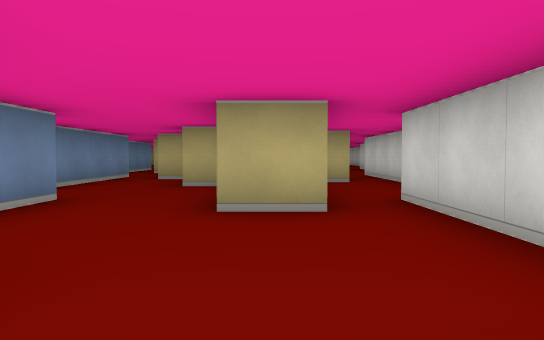
View 1 (above)

21 first-person views from a walk through a cub3D ray-caster map. The camera is about half as high as the walls, tilts 2° down and sees 70° across. The floor is counted in squares. Each view is taken from the middle of a square. On the plan, view 1 faces up. The plan holds only what a view shows up to about 9 squares ahead; the rest is blank. The place goes on beyond the plan.

View 2
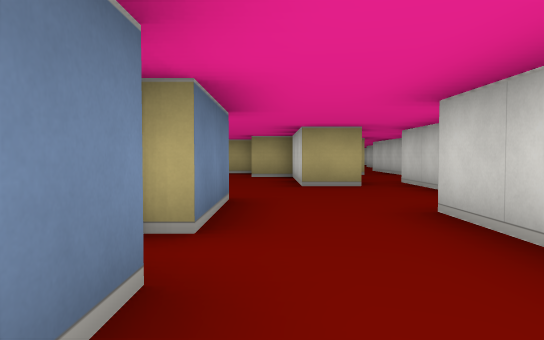

View 3
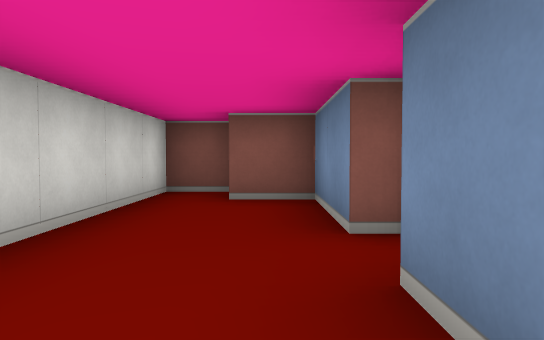

View 4
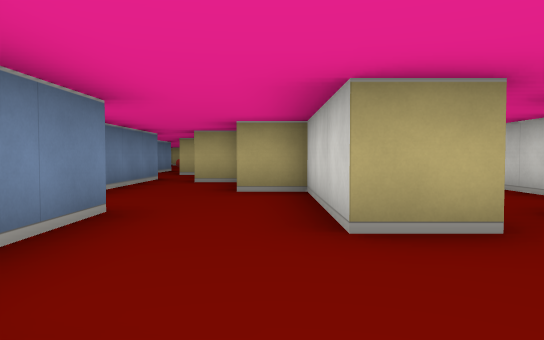

View 5
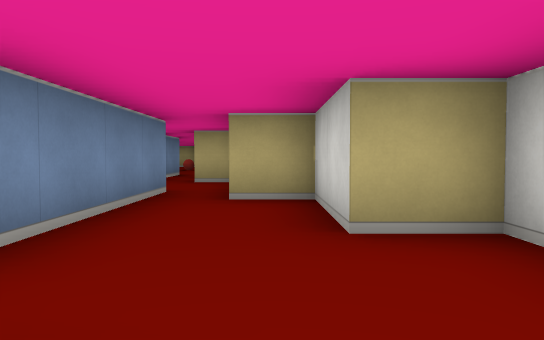

View 6
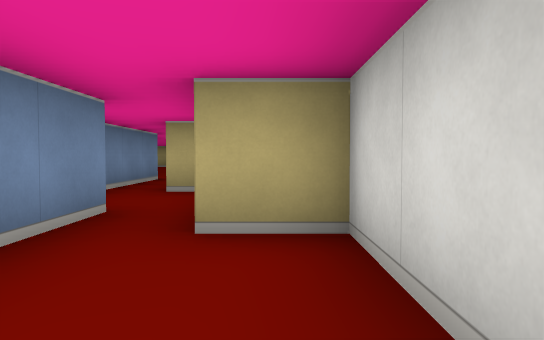

View 7
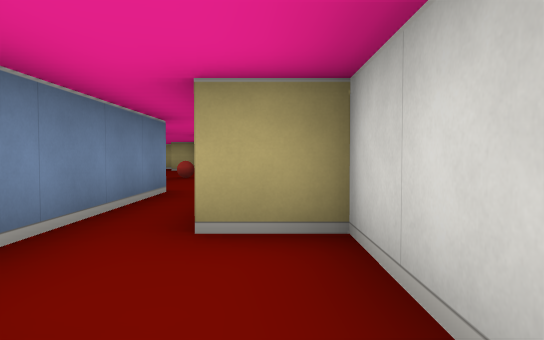

View 8
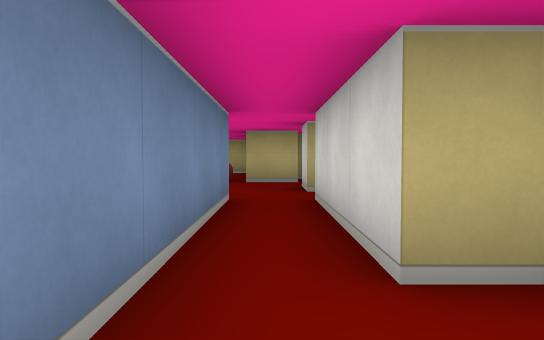

View 9
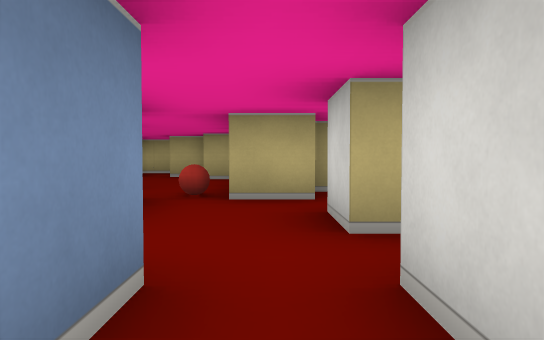

View 10
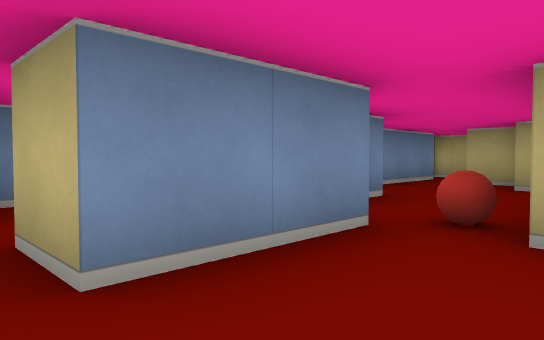

View 11
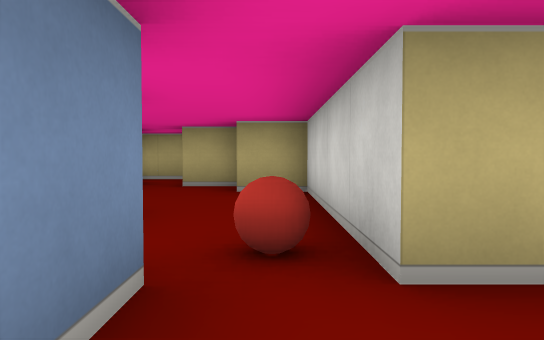

View 12
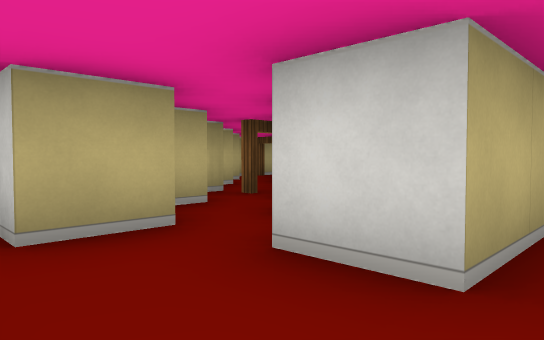

View 13
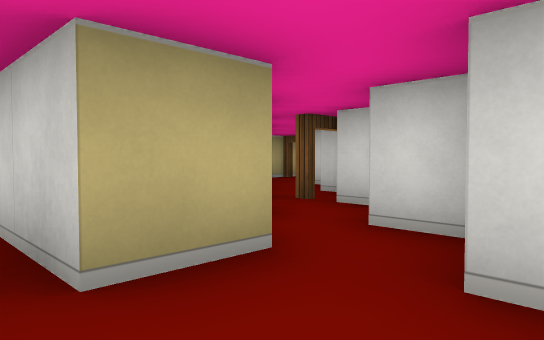

View 14
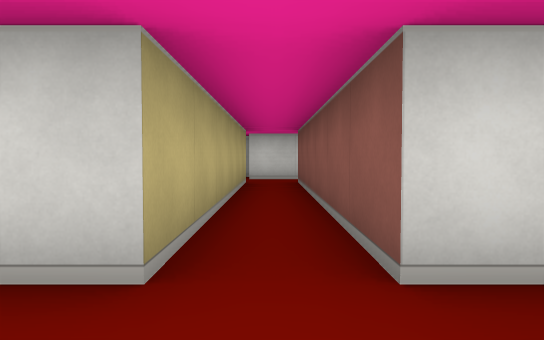

View 15
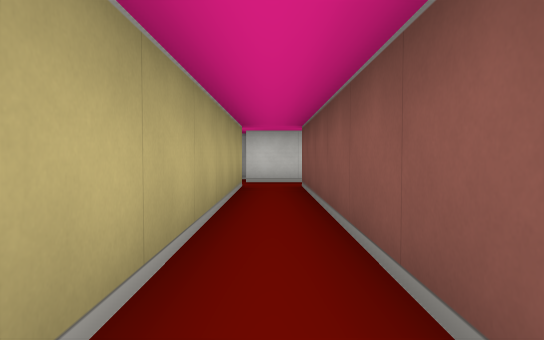

View 16
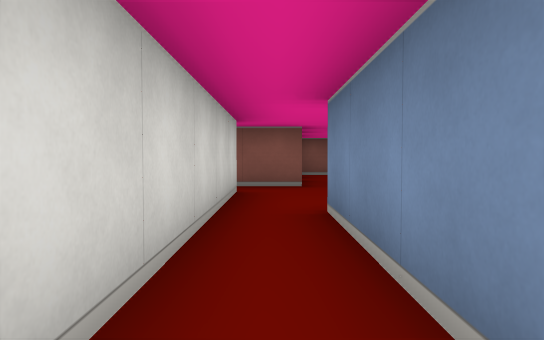

View 17
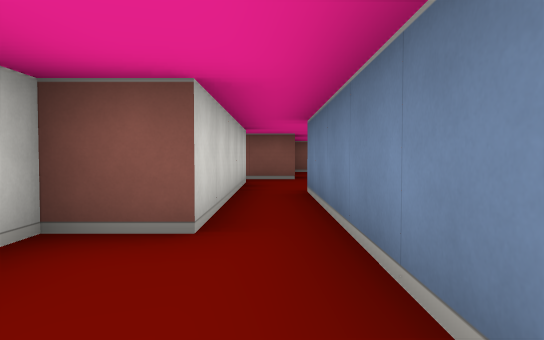

View 18
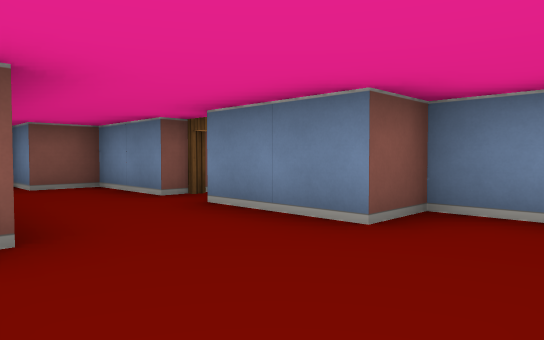

View 19
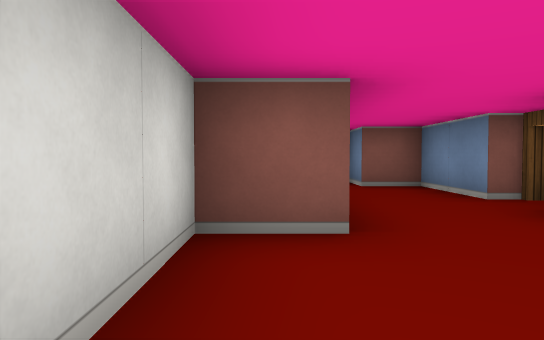

View 20
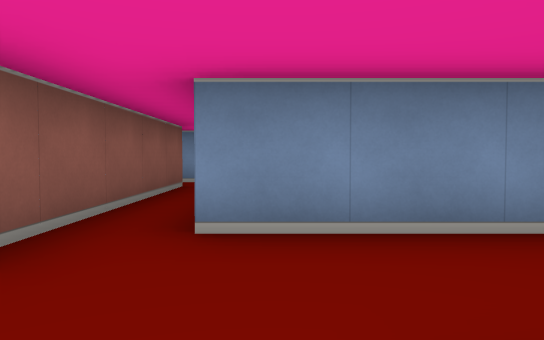

View 21
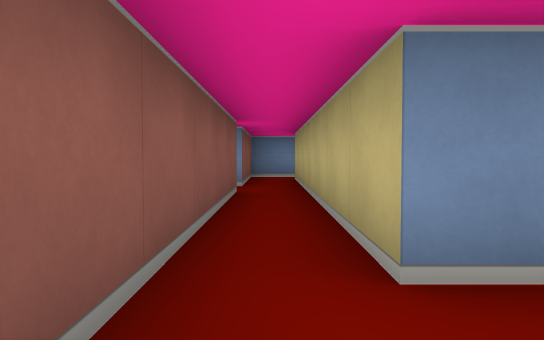

### Floor plan
Ten units are one square. View 1 is at (0, 0); x grows to the right and y downward. Boxes are objects, and circles mark ways between rooms. Rooms are numbered by the first view taken in them; rooms with no view inside come last. Other rooms are left out.
<svg viewBox="-80 -195 120 245">
<path fill="none" stroke="#000" d="M-15 15 -15 35 -5 35 -5 45 5 45 5 -5 15 -5 15 -35M6 -35 -5 -35 -5 -45M-25 -45 -25 -15 -15 -15 -15 5M-35 -85 -35 -55 -75 -55M-5 -45 -5 -65 -15 -65 -15 -85 -25 -85M-75 -45 -25 -45M-25 -96 -25 -115 -35 -115M-35 -95 -35 -85M-45 -116 -45 -106M-45 -145 -45 -116M-35 -155 -35 -165M-55 -176 -55 -155 -65 -155M-35 -115 -35 -145M15 -124 15 -75M25 -75 25 -105 35 -105M24 -155 -35 -155M-35 -145 25 -145M35 -144 35 -155M-34 -175 -45 -175M-24 -185 -35 -185M-25 -168 -25 -175M-15 -180 -15 -185"/>
<circle cx="-15" cy="-40" r="3" fill="#2a7"/>
<circle cx="-30" cy="-80" r="3" fill="#2a7"/>
<circle cx="-40" cy="-110" r="3" fill="#2a7"/>
<circle cx="-30" cy="-150" r="3" fill="#2a7"/>
<circle cx="-40" cy="-170" r="3" fill="#2a7"/>
<text x="-10" y="-10">1</text>
<text x="-30" y="-60">2</text>
<text x="-30" y="-100">3</text>
<text x="-50" y="-150">4</text>
<text x="20" y="-110">5</text>
<text x="0" y="-150">6</text>
<text x="-30" y="-180">7</text>
</svg>
Room 1 opens to room 2. Room 2 opens to room 3. Room 3 opens to room 4. Room 4 opens to room 6. Room 4 opens to room 7.

Where each view was taken, in squares from view 1:
view 1: 0 up, 0 right, facing up
view 2: 3 down, 1 left, facing up
view 3: 1 up, 1 left, facing down
view 4: 1 up, 1 left, facing up
view 5: 4 up, 2 left, facing up
view 6: 6 up, 2 left, facing up
view 7: 9 up, 3 left, facing up
view 8: 10 up, 4 left, facing up
view 9: 13 up, 4 left, facing up
view 10: 15 up, 4 left, facing up-left
view 11: 16 up, 5 left, facing up
view 12: 15 up, 5 left, facing up-right
view 13: 16 up, 5 left, facing up-right
view 14: 15 up, 5 left, facing right
view 15: 15 up, 4 left, facing right
view 16: 11 up, 2 right, facing down
view 17: 13 up, 2 right, facing down
view 18: 3 up, 1 right, facing down-left
view 19: 3 up, 1 right, facing down
view 20: 6 up, 1 left, facing left
view 21: 5 up, 2 left, facing left
